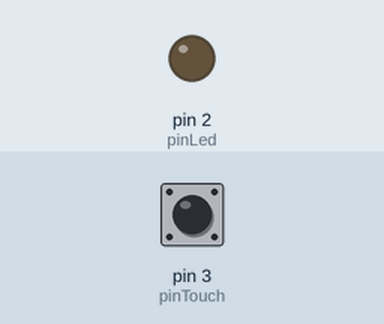
A sketch run on a simulated Arduino Uno, built with avr-gcc and run on an emulated ATmega328P. On the bench: output pins drawn as LEDs (lit = HIGH). Inputs (shaded band) come from the test bench; at power-on: pin 3 (pinTouch) LOW.

Above: at 1.2 s.
1.3 s: pin 3 (pinTouch) pulled HIGH for 0.15 s
At 1.37 s:
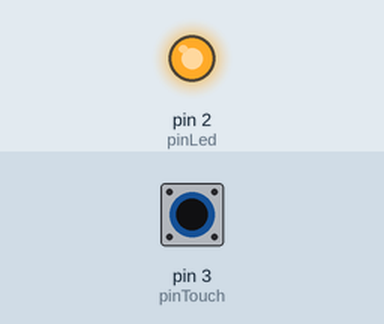
2.9 s: pin 3 (pinTouch) pulled HIGH for 3.2 s
At 7.5 s:
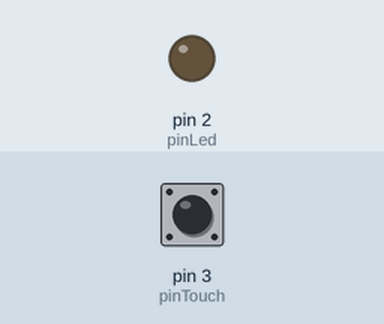
Timing chart, 0 to 9.0 s (numbered marks = the images above; inputs shaded):
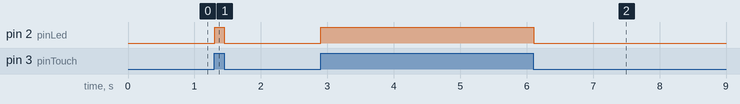

Measured:
- after the input at 1.3 s, pin 2 (pinLed): LOW → HIGH at once, → LOW 0.15 s later
- after the input at 2.9 s, pin 2 (pinLed): LOW → HIGH at once, → LOW 3.2 s later

The sketch:

Lab1.ino
```cpp
/*
Light on an LED by pressing on a touch module
*/
const int pinLed = 2; // define pin 2 as a variable "pinLed"
const int pinTouch = 3; // define pin 2 as a variable "pinTouch"

void setup ()
{
  pinMode(pinTouch, INPUT); // define touch module as input (connected to D3)
  pinMode(pinLed, OUTPUT); // define touch module as input (connected to D2)

}

void loop ()
{
  if (digitalRead(pinTouch)) { // if touch module is pressed
  digitalWrite(pinLed, HIGH); // LED is on
  } else {
    digitalWrite(pinLed, LOW); // LED is off
  }
  delay(10);
}
```
